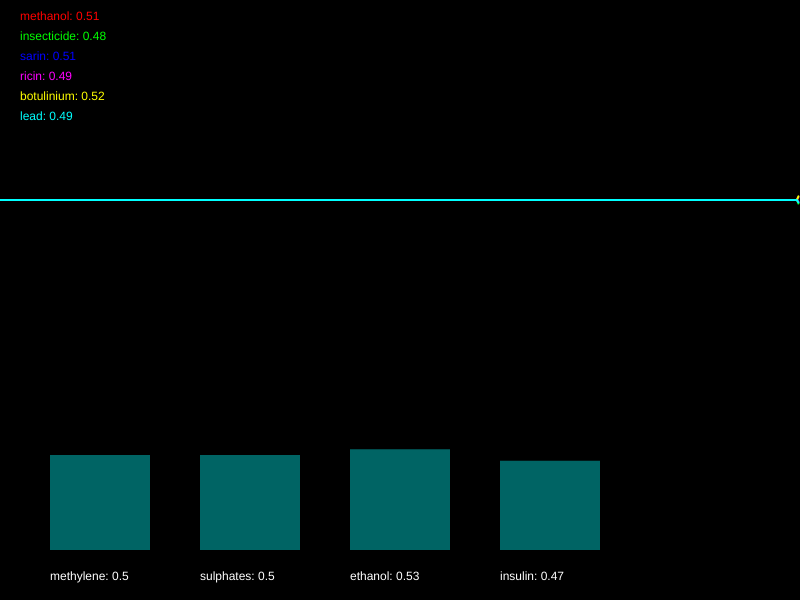
Frame 1 (no input)
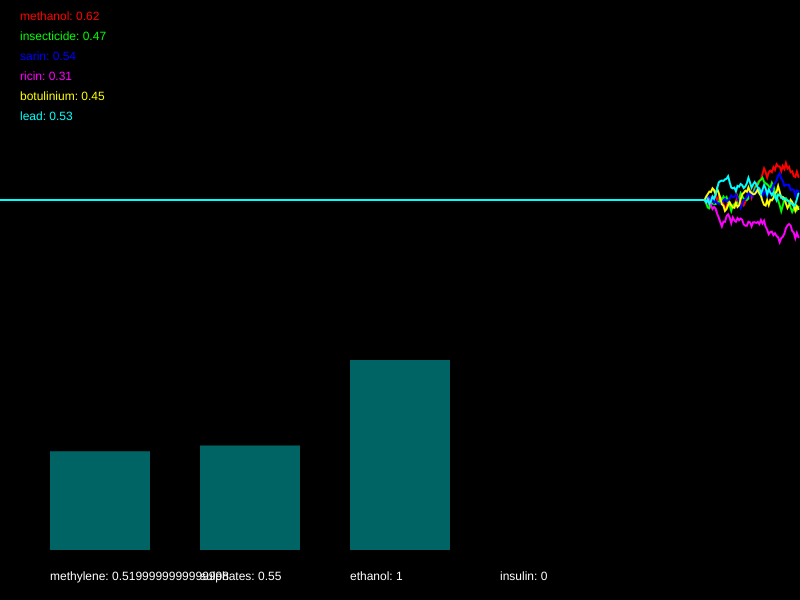
Frame 60 (no input)
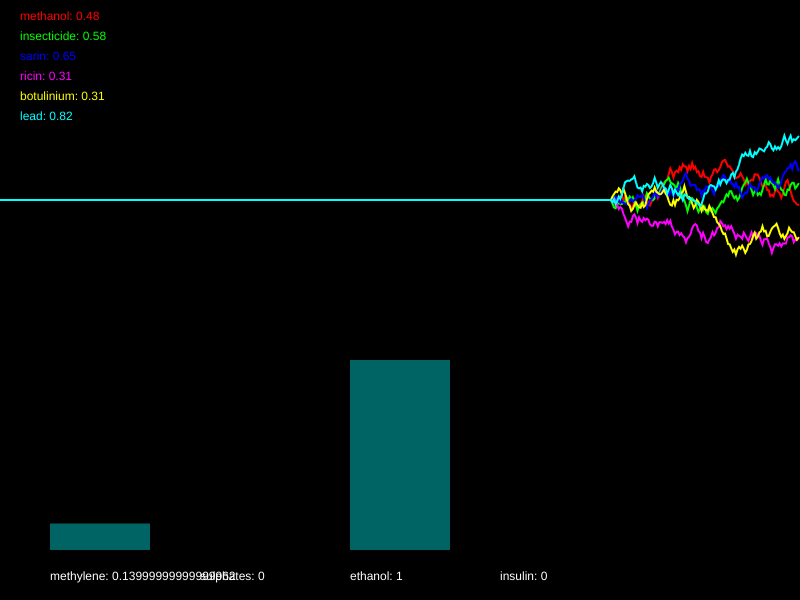
Frame 120 (the mouse pressed at the canvas centre since frame 60)

The p5.js sketch that drew these frames (run headless with seeded random() and noise() and a simulated clock; from frame 60 on, the mouse is pressed at the canvas centre):

// p5.js sketch
// ── sketch.js
/*

Officer: 3523094
CaseNum: 401-2-60308881-3523094

Case 401 - The Case of Norbert's Weiner Stand
Stage 3 - Bilious bagel

As I suspected Norbert has struck again. Ever inventive he’s set up a bagel stand and
has laced the cream cheese with an ingenious but vicious toxin. This one is quite
deadly so get yourself down to the lab right away.

You must develop the antidote by using conditional statements in the draw loop to
do the following.

	- If methanol goes above 0.75 and lead goes above 0.53, or on the other hand, sarin goes above 0.57, try decreasing methylene by 0.02
	- If botulinium goes above 0.71 or insecticide dips below 0.46, raise methylene by 0.04
	- If sarin goes above 0.59 or methanol dips below 0.67, decrease sulphates by 0.05
	- When insecticide goes above 0.57 or lead dips below 0.68, whilst at the same time, botulinium goes above 0.25, increase sulphates by 0.05
	- When either methanol dips below 0.62, insecticide dips below 0.38, or perhaps ricin dips below 0.45, decrease ethanol by 0.02
	- If either sarin goes above 0.57, lead goes above 0.58, or perhaps botulinium dips below 0.68, raise ethanol by 0.05
	- If botulinium goes above 0.39 and methanol goes above 0.52, or on the other hand, lead goes above 0.39, decrease insulin by 0.03
	- When ricin goes above 0.75 and sarin dips below 0.59, increase insulin by 0.03


Your conditional statements should:

consider the following poisons:

	- methanol
	- insecticide
	- sarin
	- ricin
	- botulinium
	- lead


and modify the following antidotes:

	- methylene
	- sulphates
	- ethanol
	- insulin


- There are many ways to complete this task but you should only use the
following commands:

	if(){}
	+=
	-=

*/

//Declare the poison variables
var methanol;
var insecticide;
var sarin;
var ricin;
var botulinium;
var lead;


//Declare the antidote variables
var methylene;
var sulphates;
var ethanol;
var insulin;


//This variable is used for drawing the graph
var graphs;


function setup()
{

	createCanvas(800,600);
	strokeWeight(2);

	//initialise the poisons and antidotes
	methanol = 0.5;
	insecticide = 0.5;
	sarin = 0.5;
	ricin = 0.5;
	botulinium = 0.5;
	lead = 0.5;
	methylene = 0.5;
	sulphates = 0.5;
	ethanol = 0.5;
	insulin = 0.5;


	//fills the graph with empty values
	graphs = [];

	for(var i = 0; i < 6; i++)
	{
		graphs.push([]);
		for(var j = 0; j < 512; j++)
		{
			graphs[i].push(0.5);
		}
	}

}

function draw()
{

	//Develop the antidote below
	//Write conditional statements to change the amount of each substance ...

//    - If methanol goes above 0.75 and lead goes above 0.53, or on the other hand, sarin goes above 0.57, try decreasing methylene by 0.02
    if ((methanol > 0.75 && lead > 0.53) || sarin > 0.57)
        {
            methylene -= 0.02;
        }
    
//	- If botulinium goes above 0.71 or insecticide dips below 0.46, raise methylene by 0.04
    if (botulinium > 0.71 || insecticide < 0.46)
        {
            methylene += 0.04;
        }
    
//	- If sarin goes above 0.59 or methanol dips below 0.67, decrease sulphates by 0.05
    if (sarin > 0.59 || methanol  < 0.67)
        {
            sulphates -= 0.05;
        }
    
//	- When insecticide goes above 0.57 or lead dips below 0.68, whilst at the same time, botulinium goes above 0.25, increase sulphates by 0.05
    if ((insecticide > 0.57 || lead < 0.68) && botulinium > 0.25)
        {
            sulphates += 0.05;
        }
    
//	- When either methanol dips below 0.62, insecticide dips below 0.38, or perhaps ricin dips below 0.45, decrease ethanol by 0.02
    if ((methanol < 0.62 || insecticide < 0.38)|| ricin < 0.45)
        {
            ethanol -= 0.02;
        }
//	- If either sarin goes above 0.57, lead goes above 0.58, or perhaps botulinium dips below 0.68, raise ethanol by 0.05
    if ((sarin > 0.57 || lead > 0.58) || botulinium < 0.68)
        {
            ethanol+= 0.05;
        }
//	- If botulinium goes above 0.39 and methanol goes above 0.52, or on the other hand, lead goes above 0.39, decrease insulin by 0.03
    if ((botulinium > 0.39 && methanol > 0.52) || lead > 0.39)
        {
            insulin -= 0.03;
        }
//	- When ricin goes above 0.75 and sarin dips below 0.59, increase insulin by 0.03
    if (ricin > 0.75 && sarin < 0.59)
        {
            insulin += 0.03;
        }


	//////////////////////////////////////////////////////

	//the code below generates new values using random numbers

	/*
		For testing, you might want to temporarily comment out
		these lines and set the same variables to constant values
		instead.
	*/

	methanol = nextValue(graphs[0],methanol);
	insecticide = nextValue(graphs[1],insecticide);
	sarin = nextValue(graphs[2],sarin);
	ricin = nextValue(graphs[3],ricin);
	botulinium = nextValue(graphs[4],botulinium);
	lead = nextValue(graphs[5],lead);


	methylene = constrain(methylene, 0, 1);
	sulphates = constrain(sulphates, 0, 1);
	ethanol = constrain(ethanol, 0, 1);
	insulin = constrain(insulin, 0, 1);


	///////// DO NOT CHANGE THE CODE BELOW ///////////

	//drawing code

	// set background
	background(0);
	noFill();

	//draw the graphs for the vitals
	var colors = [
	color(255, 0, 0),
	color(0, 255, 0),
	color(0, 0, 255),
	color(255, 0, 255),
	color(255, 255, 0),
	color(0, 255, 255)
	];

	for(var i = 0; i < graphs.length; i++)
	{
		stroke(colors[i]);
		drawGraph(graphs[i]);
	}

	//draw the poisons as text
	noStroke();
	fill(colors[0]);
	text('methanol: ' + nf(methanol,1,2), 20,20);
	fill(colors[1]);
	text('insecticide: ' + nf(insecticide,1,2), 20,40);
	fill(colors[2]);
	text('sarin: ' + nf(sarin,1,2), 20,60);
	fill(colors[3]);
	text('ricin: ' + nf(ricin,1,2), 20,80);
	fill(colors[4]);
	text('botulinium: ' + nf(botulinium,1,2), 20,100);
	fill(colors[5]);
	text('lead: ' + nf(lead,1,2), 20,120);


	//draw the antidotes bar chart
	drawBar(methylene,50,'methylene');
	drawBar(sulphates,200,'sulphates');
	drawBar(ethanol,350,'ethanol');
	drawBar(insulin,500,'insulin');


}

function nextValue(graph, val)
{
	//gets the next value for a vital and puts it in an array for drawing
	var delta = random(-0.03,0.03);

	val += delta;
	if(val > 1 || val < 0)
	{
		delta *= -1;
		val += delta * 2;
	}

	graph.push(val)
	graph.shift();
	return val;
}

function drawGraph(graph)
{
	//draws an array as a graph
	beginShape();
	for(var i = 0; i < graph.length; i++)
	{
			vertex(width * i/512, height * 0.5 - graph[i]* height/3)
	}
	endShape();
}


function drawBar(val, x, name)
{
	//draws the bars for bar chart
    noStroke();
    fill(0,100,100);
	var mh = height * 0.4 - 50;
	rect(x,(height - 50) - val*mh, 100, val*mh);
    fill(255);
	text(name + ": " + val, x, height - 20);
}
